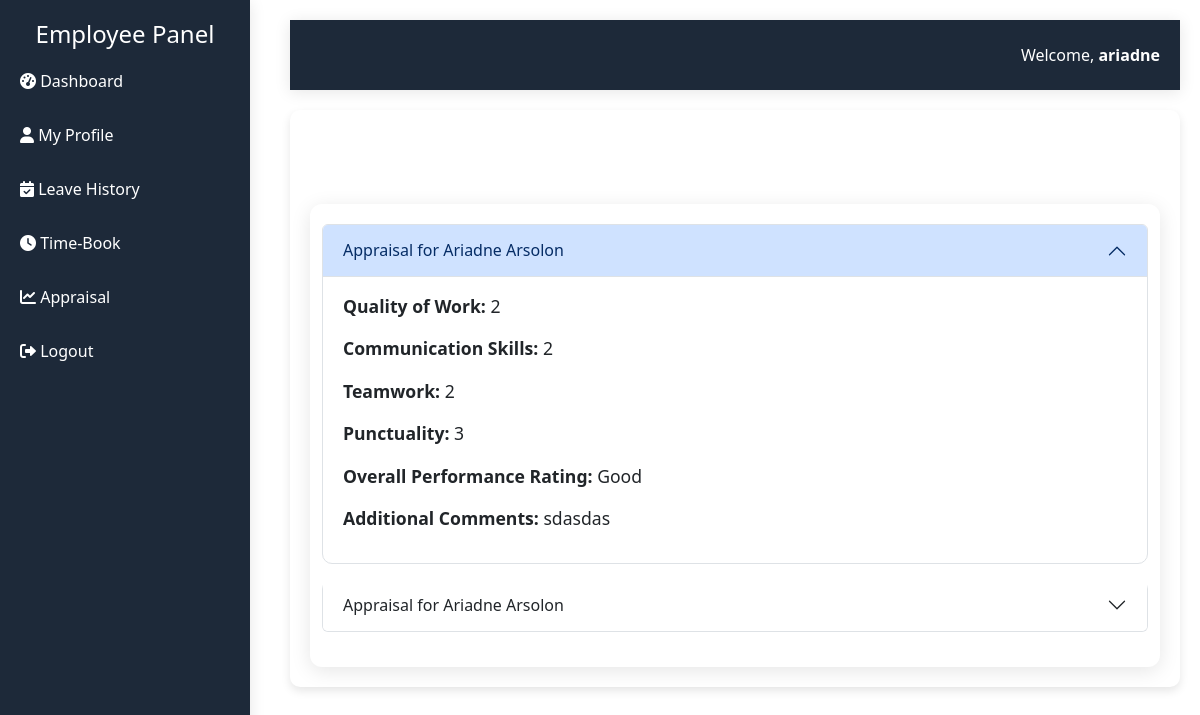
Screenshot of /employee_dashboard/view_appraisal.php (signed in) with the database file from the repository.
### tables this page shows
CREATE TABLE `appraisal` (
  `AppraisalID` int(11) NOT NULL,
  `EmployeeID` int(11) UNSIGNED NOT NULL,
  `QualityOfWork` int(5) DEFAULT NULL,
  `CommunicationSkills` int(5) DEFAULT NULL,
  `TeamWork` int(5) DEFAULT NULL,
  `Punctuality` int(5) DEFAULT NULL,
  `PerformanceRating` varchar(255) DEFAULT NULL,
  `comments` text DEFAULT NULL,
  `AppraisalDate` timestamp NOT NULL DEFAULT current_timestamp()
);

CREATE TABLE `employees` (
  `EmployeeID` int(11) UNSIGNED NOT NULL,
  `FirstName` varchar(30) NOT NULL,
  `LastName` varchar(30) NOT NULL,
  `Gender` enum('Male','Female','Other') NOT NULL,
  `Email` varchar(255) NOT NULL,
  `Phone` varchar(15) DEFAULT NULL,
  `DOB` date NOT NULL,
  `Address` text NOT NULL,
  `DepartmentID` int(11) NOT NULL,
  `PositionID` int(11) NOT NULL,
  `Hire_Date` date NOT NULL,
  `Salary` decimal(10,2) DEFAULT NULL,
  `Attendance_Percentage` float DEFAULT NULL,
  `PerformanceRating` varchar(255) DEFAULT NULL,
  `Created_At` timestamp NULL DEFAULT current_timestamp(),
  `Updated_At` timestamp NULL DEFAULT current_timestamp() ON UPDATE current_timestamp(),
  `ProfileImage` varchar(255) DEFAULT NULL
);

### employee_dashboard/view_appraisal.php (the view, shortened to what this page needs)
<?php
require_once '../config/config.php';
$userID = $_SESSION['UserID'];
$query = "SELECT EmployeeID FROM users WHERE UserID = :userID";
$stmt = $conn->prepare($query);
$stmt->bindParam(':userID', $userID, PDO::PARAM_INT);
$stmt->execute();
$user = $stmt->fetch(PDO::FETCH_ASSOC);
$employeeID = $user['EmployeeID'];
$query = "
    SELECT e.FirstName, e.LastName, a.*
    FROM appraisal a
    JOIN employees e ON a.EmployeeID = e.EmployeeID
    WHERE a.EmployeeID = :employeeID
";
$stmt = $conn->prepare($query);
$stmt->bindParam(':employeeID', $employeeID, PDO::PARAM_INT);
$stmt->execute();
$appraisals = $stmt->fetchAll(PDO::FETCH_ASSOC);
?>
<!DOCTYPE html>
<html lang="en">
<head>
    <link href="https://cdn.jsdelivr.net/npm/bootstrap@5.3.0/dist/css/bootstrap.min.css" rel="stylesheet">
</head>
<body>
<?php include(__DIR__ . '/include/sidebar.php'); ?>
<div class="content">
    <?php include(__DIR__ . '/include/header.php'); ?>
    <div class="main-content">
        <div class="form-title text-center mb-4">Employee Appraisal</div>
        <?php if ($appraisals): ?>
            <div class="container">
                <div class="accordion" id="appraisalAccordion">
                    <?php foreach ($appraisals as $index => $appraisal): ?>
                        <div class="accordion-item">
                            <h2 class="accordion-header" id="heading<?= $index ?>">
                                <button class="accordion-button <?= $index === 0 ? '' : 'collapsed' ?>"
                                        type="button"
                                        data-bs-toggle="collapse"
                                        data-bs-target="#collapse<?= $index ?>"
                                        aria-expanded="<?= $index === 0 ? 'true' : 'false' ?>"
                                        aria-controls="collapse<?= $index ?>">
                                    Appraisal for <?= htmlspecialchars($appraisal['FirstName'] . ' ' . $appraisal['LastName']) ?>
                                </button>
                            </h2>
                            <div id="collapse<?= $index ?>"
                                 class="accordion-collapse collapse <?= $index === 0 ? 'show' : '' ?>"
                                 aria-labelledby="heading<?= $index ?>"
                                 data-bs-parent="#appraisalAccordion">
                                <div class="accordion-body">
                                    <p><strong>Quality of Work:</strong> <?= $appraisal['QualityOfWork'] ?></p>
                                    <p><strong>Communication Skills:</strong> <?= $appraisal['CommunicationSkills'] ?></p>
                                    <p><strong>Teamwork:</strong> <?= $appraisal['TeamWork'] ?></p>
                                    <p><strong>Punctuality:</strong> <?= $appraisal['Punctuality'] ?></p>
                                    <p><strong>Overall Performance Rating:</strong> <?= $appraisal['PerformanceRating'] ?></p>
                                    <p><strong>Additional Comments:</strong> <?= nl2br($appraisal['comments']) ?></p>
                                </div>
                            </div>
                        </div>
                    <?php endforeach; ?>
                </div>
            </div>
        <?php else: ?>
            <p class="text-center text-muted">No appraisal data found.</p>
        <?php endif; ?>
    </div>
</div>
</body>
</html>

### employee_dashboard/view_appraisal.php (style rules this page uses)
body { font-family: Arial, sans-serif; background-color: #f4f7fa; }
.content { margin-left: 270px; padding: 20px; }
.main-content { background: #fff; border-radius: 10px; padding: 20px; box-shadow: 0px 4px 10px rgba(0, 0, 0, 0.1); }
.container { max-width: 900px; margin-top: 50px; background-color: #fff; padding: 20px; border-radius: 12px; box-shadow: 0 4px 20px rgba(0, 0, 0, 0.1); }
.accordion-item { border-radius: 10px; margin-bottom: 15px; }
.accordion-button { border-radius: 10px; background-color: #007bff; color: #fff; }
.accordion-button:not(.collapsed) { background-color: #0056b3; }
.accordion-body { font-size: 1.1em; }

### employee_dashboard/include/sidebar.php (style rules this page uses)
.content { margin-left: 270px; padding: 20px; transition: margin-left 0.3s ease; }
.text-center { color: #fff; }

### rows the page displays
appraisal: EmployeeID.LastName "Ariadne Arsolon", QualityOfWork "2", CommunicationSkills "2", TeamWork "2", Punctuality "3", PerformanceRating "Good", comments "sdasdas"
appraisal: EmployeeID.LastName "Ariadne Arsolon"

### other values shown
$_SESSION['Username'] "ariadne"
